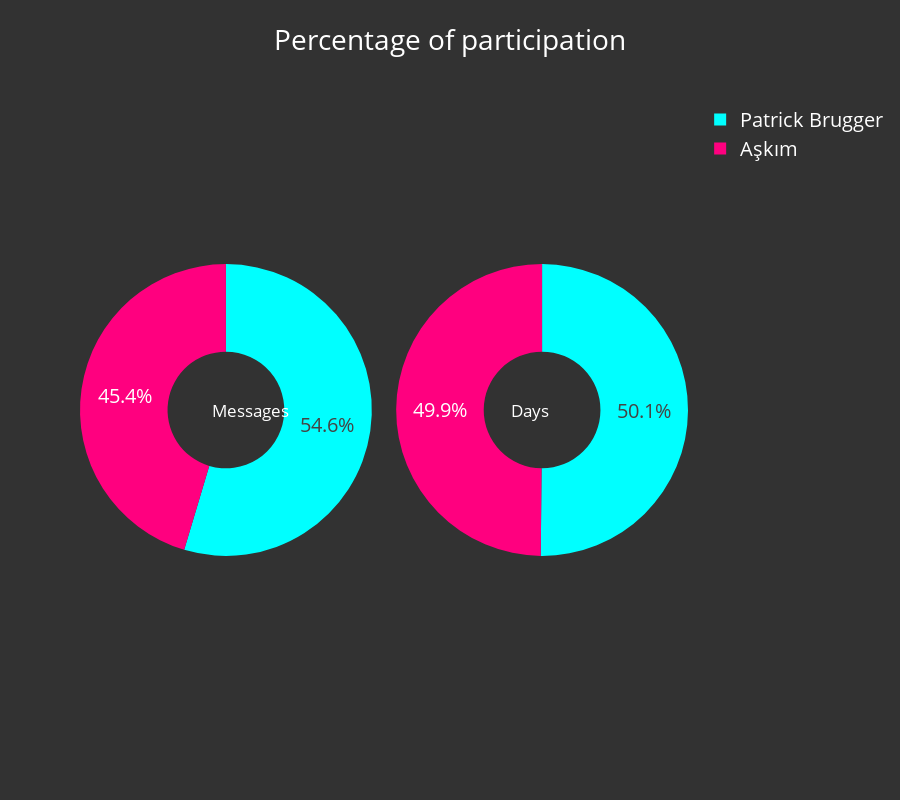

Source (notebook cell):
### Code cell
iplot(wa.plot_overall_participition(nb_mode=True))

### Figure 1 — Plotly figure (JSON) as saved in the notebook; plotly's stock layout.template omitted (floating-point values rounded to 4 significant figures)
{"data": [{"domain": {"x": [0, 0.48]}, "hole": 0.4, "hoverinfo": "label+percent+name", "labels": ["Aşkım", "Patrick Brugger"], "marker": {"colors": ["rgba(255, 0, 127, 1)", "rgba(0, 255, 255, 1)"]}, "name": "Percentage of messages sent", "type": "pie", "uid": "2ff89fa0-b4f3-4e22-8d53-5025748cf44a", "values": [0.4538, 0.5462]}, {"domain": {"x": [0.52, 1]}, "hole": 0.4, "hoverinfo": "label+percent+name", "labels": ["Aşkım", "Patrick Brugger"], "marker": {"colors": ["rgba(255, 0, 127, 1)", "rgba(0, 255, 255, 1)"]}, "name": "Percentage of days of participation", "type": "pie", "uid": "363d9bca-e827-479e-b0a5-098a93d59c6b", "values": [0.9718, 0.9775]}], "layout": {"annotations": [{"font": {"size": 17}, "showarrow": false, "text": "Messages", "x": 0.213, "y": 0.5}, {"font": {"size": 17}, "showarrow": false, "text": "Days", "x": 0.775, "y": 0.5}], "font": {"color": "white", "size": 20}, "height": 800, "paper_bgcolor": "rgba(50, 50, 50, 1)", "plot_bgcolor": "rgba(50, 50, 50, 1)", "title": "Percentage of participation", "xaxis": {"automargin": true, "showticklabels": true, "tickfont": {"color": "white", "size": 14}, "titlefont": {"color": "white", "size": 18}}, "yaxis": {"automargin": true, "showticklabels": true, "tickfont": {"color": "white", "size": 14}, "titlefont": {"color": "white", "size": 18}}}}
